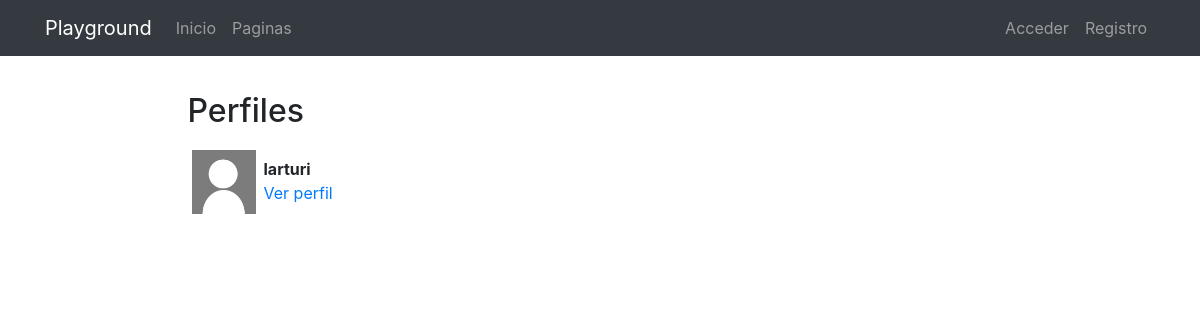
Before: /profiles/ with the older database file.
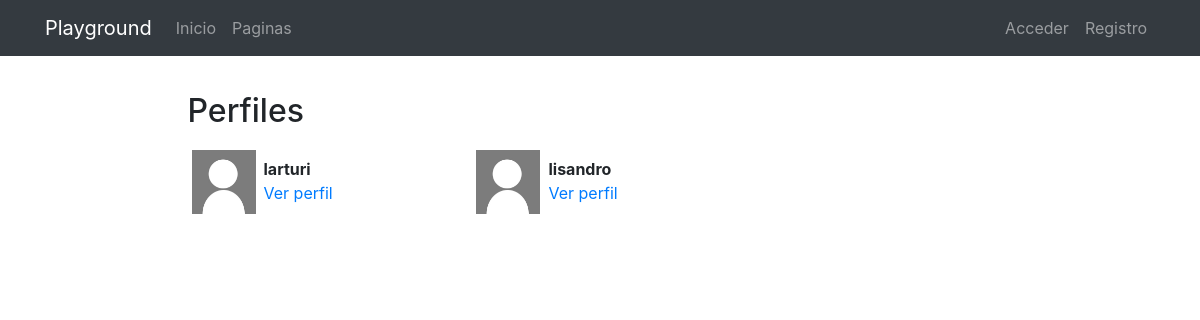
After: the same page with the newer database file.
### registration/models.py (models this page shows)
class Profile(models.Model):
    user = models.OneToOneField(User, on_delete=models.CASCADE)
    avatar = models.ImageField(upload_to=custom_upload_to, null=True, blank=True)
    bio = models.TextField(null=True, blank=True)
    link = models.URLField(max_length=200, null=True, blank=True)
    class Meta:
        ordering = ['user__username']

### profiles/views.py (the view)
# urls.py: path('', ProfileListView.as_view(), name='list'),
class ProfileListView(ListView):
    model = Profile
    template_name = 'profiles/profile_list.html'
    paginate_by = 3

### profiles/templates/profiles/profile_list.html (shortened to what this page needs)
{% extends 'core/base.html' %}
{% load static %}
{% block content %}
<main role="main">
  <div class="container">
    <div class="row mt-3">
      <div class="col-md-9 mx-auto mb-5">
        <h2>Perfiles</h2>
        <div class="row">
          {% for profile in profile_list %}
            <div class="col-md-4 mt-2 mb-3 ">
              <div class="row p-1">
                <div class="col-md-12">
                  {% if profile.avatar %}
                    <img src="{{profile.avatar.url}}" class="img-fluid profile-avatar">
                  {% else %}
                    <img src="{% static 'registration/img/no-avatar.jpg' %}" class="img-fluid profile-avatar">
                  {% endif %}
                  <p class="profile-data">
                    <b>{{profile.user|truncatechars:"16"}}</b><br>
                    <a href="{% url 'profiles:detail' profile.user %}">Ver perfil</a>
                  </p>
                </div>
              </div>
            </div>
          {% endfor %}
        </div>
      </div>
    </div>
  </div>
</main>
{% endblock %}

### core/templates/core/base.html (shortened to what this page needs)
<!DOCTYPE html>
<html lang="es">
  <head>
    {% load static %}
    <link href="{% static 'core/vendor/bootstrap/css/bootstrap.min.css' %}" rel="stylesheet">
    <link href="{% static 'core/vendor/font-awesome/css/font-awesome.min.css' %}" rel="stylesheet" type="text/css">
    <link href="{% static 'core/css/main.css' %}" rel="stylesheet">
  </head>
  <body>
    <body>
      <nav class="navbar navbar-expand-lg navbar-dark bg-dark">
        <div class="container">
          <a class="navbar-brand" href="{% url 'home' %}">Playground</a>
          <div class="collapse navbar-collapse" id="ned">
            <ul class="navbar-nav mr-auto">
              <li class="nav-item">
                <a class="nav-link" href="{% url 'home' %}">Inicio</a>
              </li>
              <li class="nav-item">
                <a class="nav-link" href="{% url 'pages:pages' %}">Paginas</a>
              </li>
            </ul>
            <ul class="navbar-nav">
              {% if not request.user.is_authenticated %}
              <li class="nav-item">
                <a class="nav-link" href="{% url 'login' %}">Acceder</a>
              </li>
              <li class="nav-item">
                <a class="nav-link" href="{% url 'signup' %}">Registro</a>
              </li>
              {% endif %}
            </ul>
          </div>
        </div>
      </nav>
      {% block content %}{% endblock %}
  </body>
</html>

### core/static/core/css/main.css (style rules this page uses)
main { padding-top: 20px; }
:root { --jumbotron-padding-y: 3rem; }

### profiles/templates/profiles/profile_list.html (style rules this page uses)
.profile-avatar { float:left;width:4rem;height:4rem }
.profile-data { padding-left:4.5rem;padding-top:.4rem; }

Changed rows visible on the page:
added Profile: user "lisandro"
